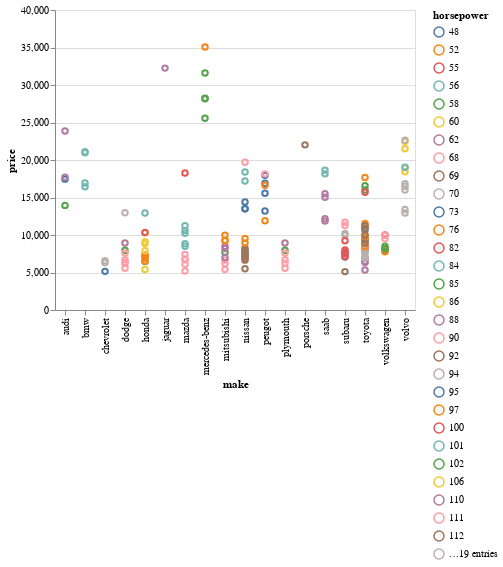

Write notebook code for a chart like this one.
### Code cell
selection = alt.selection_multi(fields=['horsepower'],bind='legend')

chart = alt.Chart(df).mark_point().add_selection(selection).encode(
x='make',
y='price',color='horsepower:N',
opacity=alt.condition(selection, alt.value(1), alt.value(0.2))
).interactive()
chart

### Figure 1 — Vega-Lite specification as saved in the notebook (floating-point values rounded to 4 significant figures; data arrays with more than 128 entries replaced by an {"elided": "..."} marker saying what was removed)
{"usermeta": {"embedOptions": {"theme": "dark"}}, "config": {"view": {"continuousWidth": 400, "continuousHeight": 300}}, "data": {"name": "data-28260252f31e6421cdf01c587fa19911"}, "mark": "point", "encoding": {"color": {"field": "horsepower", "type": "nominal"}, "opacity": {"condition": {"value": 1, "selection": "selector003"}, "value": 0.2}, "x": {"field": "make", "type": "nominal"}, "y": {"field": "price", "type": "quantitative"}}, "selection": {"selector003": {"type": "multi", "fields": ["horsepower"], "bind": "legend"}, "selector004": {"type": "interval", "bind": "scales", "encodings": ["x", "y"]}}, "$schema": "https://vega.github.io/schema/vega-lite/v4.17.0.json", "datasets": {"data-28260252f31e6421cdf01c587fa19911": {"elided": "159 records"}}}
